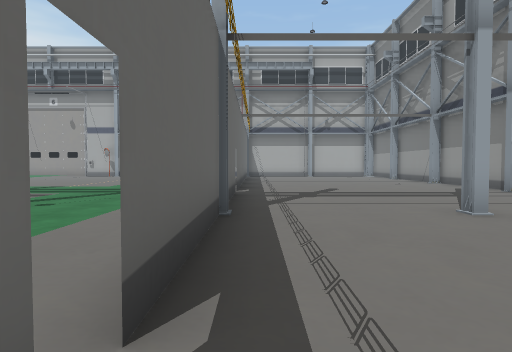
view 1 (above)

13 first-person views from a walk through a 3-D level made in the Unity game engine. The camera is 1.4 m above the floor, tilts 2° down and sees 75° across. Doors are open. The floor is counted in squares, 2 m on a side. Each view is taken from the middle of a square. On the plan, view 1 faces up. The plan holds only what a view shows up to about 10 squares ahead; the rest is blank. The place goes on beyond the plan. Some surface patterns are stand-ins.

view 2
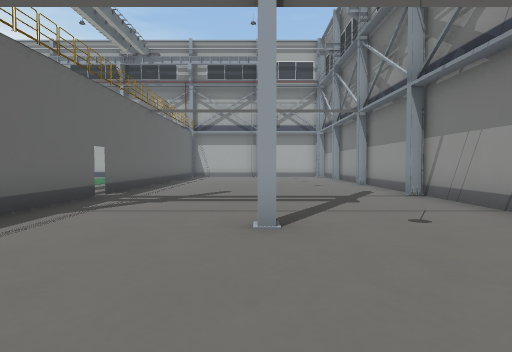

view 3
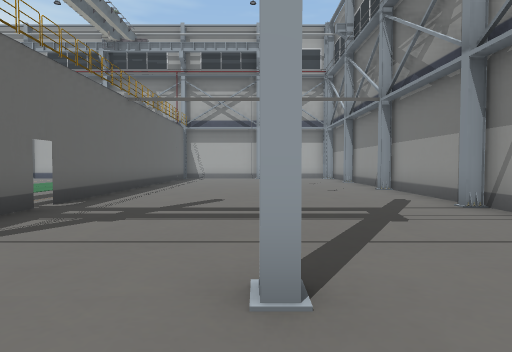

view 4
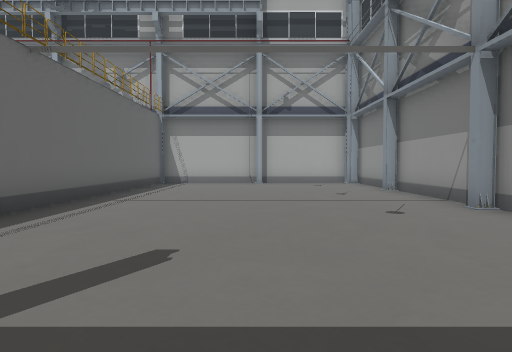

view 5
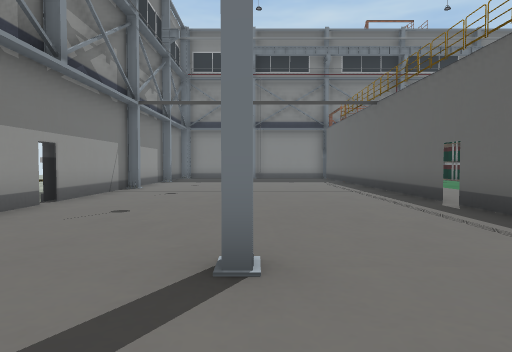

view 6
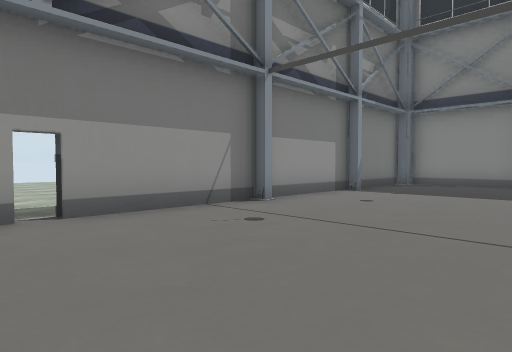

view 7
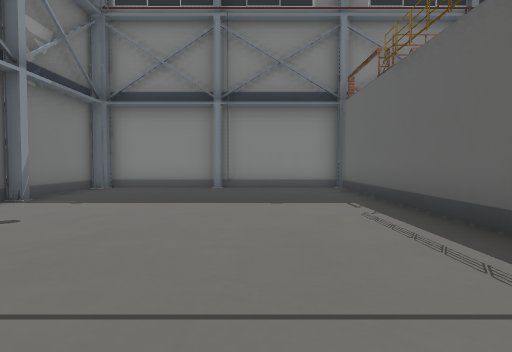

view 8
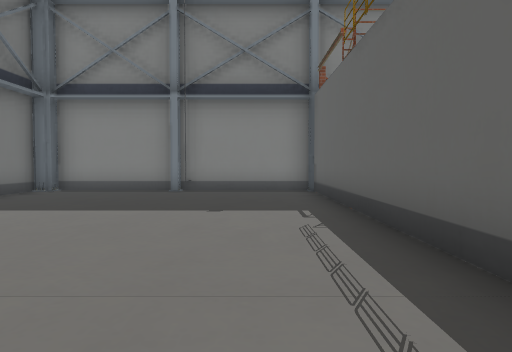

view 9
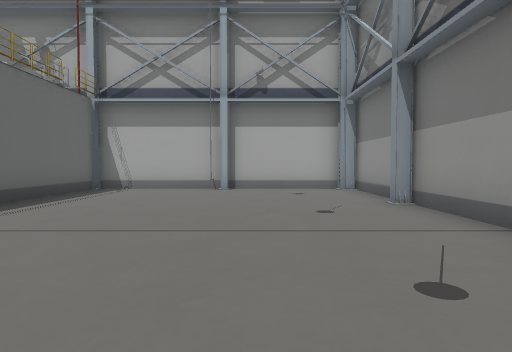

view 10
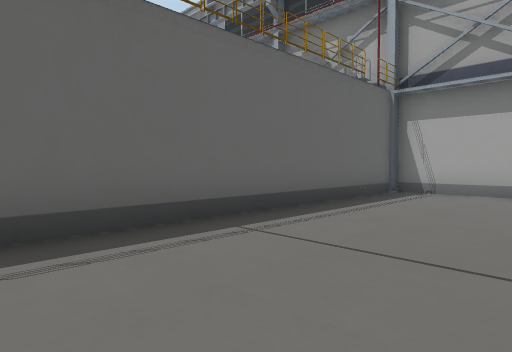

view 11
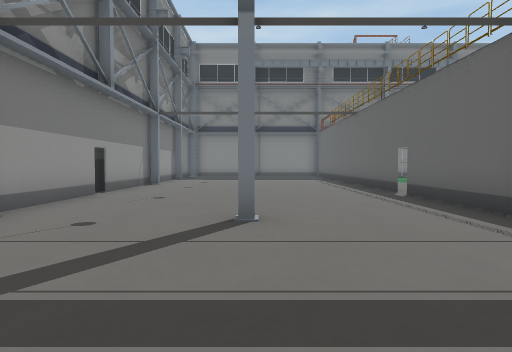

view 12
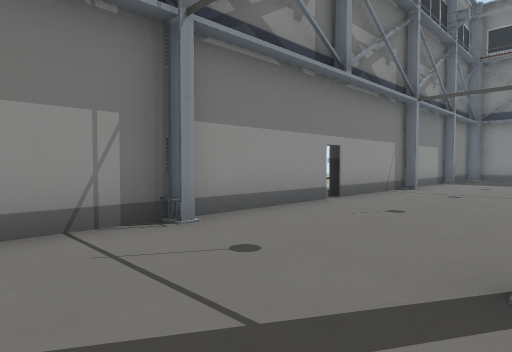

view 13
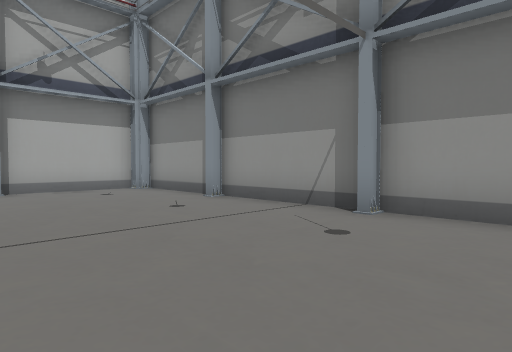

### Floor plan
Points are (right, up) in squares from view 1. A wall is a line through its corners. A room is listed if a view was taken in it or the views show most of it. See-through windows are left out.
Room 1 (views 1, 2, 3, 4, 5, 6, 7, 8, 9, 10, 11, 12, 13)
walls: (3, 4.5) (3, 5); (-0.5, 4.5) (-0.5, 1.2); (6.7, 5.5) (6.7, 12.3); (-0.5, 0.9) (-0.5, -10) (2.5, -10); (6.7, 1.1) (6.7, 4.5); (-0.5, 8.4) (-0.5, 5.5); (6.7, -2.7) (6.7, 0.9); (6.7, 12.5) (6.7, 15.9); (6.7, -6.4) (6.7, -3.1); (6.7, 16.4) (6.7, 19.1) (6.4, 19.1) (6.4, 19.5) (5.9, 19.5); (3.4, -10) (6.4, -10); (6.4, -9.6) (6.7, -9.6) (6.7, -6.9); (-0.5, 19.5) (-0.5, 8.8)
ways out: open door at (-0.5, 8.5); open door at (0, 1)
objects: other object (3, 19); other object (6, 5)

Positions as (right, up) in squares from view 1, and headings:
1: (0, 0), facing up
2: (3, 1), facing up
3: (3, 3), facing up
4: (3, 7), facing up
5: (3, 7), facing down
6: (2, 2), facing down-right
7: (2, 0), facing down
8: (1, -1), facing down
9: (4, 10), facing up
10: (3, 11), facing up-left
11: (3, 9), facing down
12: (3, 7), facing down-right
13: (2, 10), facing up-right
